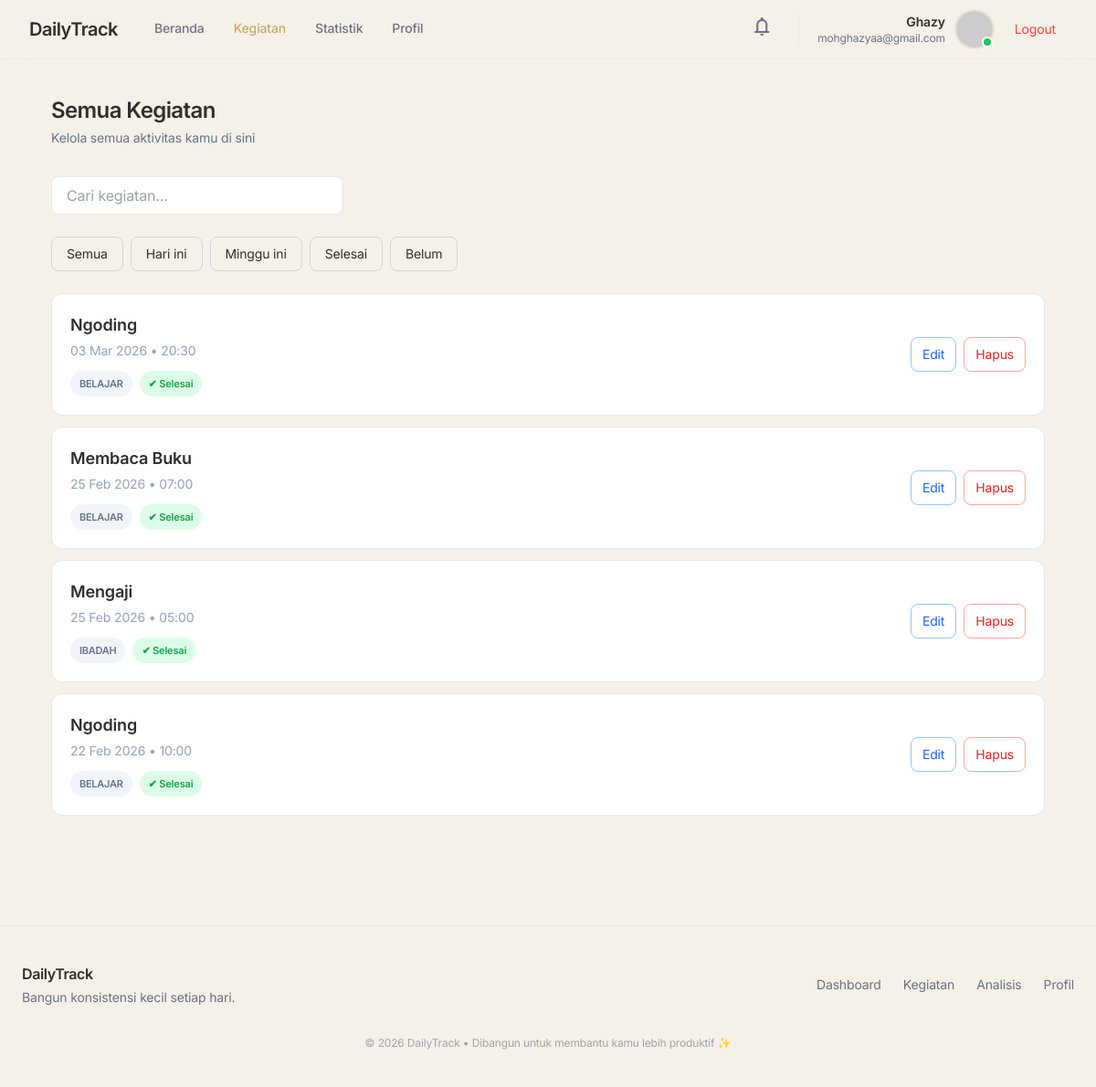
Page /kegiatan/?filter=done&q= (signed in) on the earlier database version.
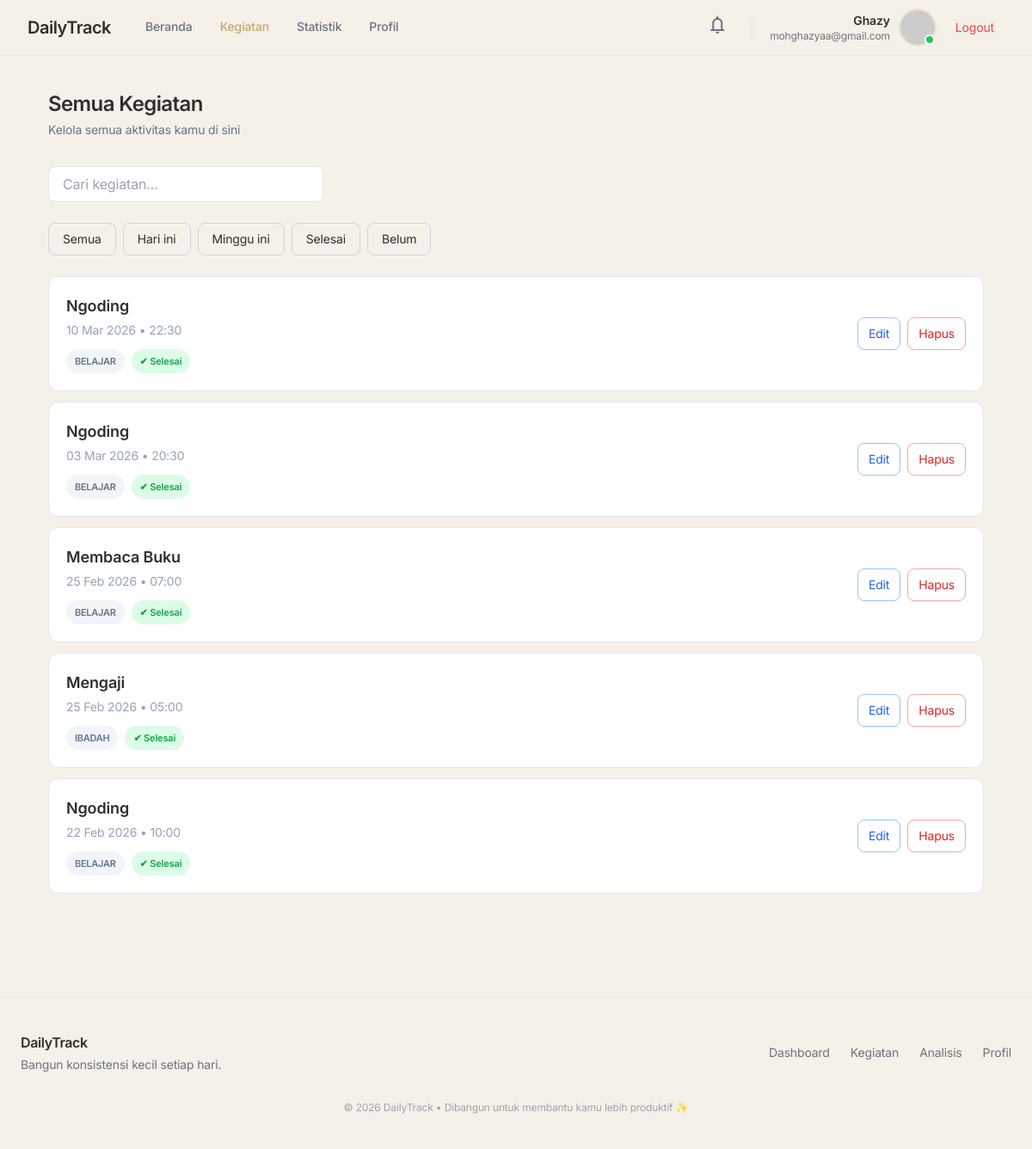
Same page on the later database version.
### tracker/models.py (models this page shows, shortened)
class Kegiatan(models.Model):
    pengguna = models.ForeignKey(
        User,
        on_delete=models.CASCADE,
        db_index=True
    )
    judul = models.CharField(max_length=200)
    tanggal = models.DateField(db_index=True)
    waktu = models.TimeField(db_index=True)
    kategori = models.ForeignKey(
        'Kategori',
        on_delete=models.SET_NULL,
        null=True,
        blank=True
    )
    selesai = models.BooleanField(default=False, db_index=True)
    dibuat = models.DateTimeField(auto_now_add=True)
    class Meta:
        verbose_name_plural = "Kegiatan"
        indexes = [
            models.Index(fields=['pengguna', 'tanggal']),
            models.Index(fields=['pengguna', 'selesai']),
            models.Index(fields=['tanggal', 'waktu']),
        ]

class Kategori(models.Model):
 user = models.ForeignKey(User, on_delete=models.CASCADE)
 nama = models.CharField(max_length=100)
 class Meta:
  verbose_name_plural = "Kategori"
 def __str__(self):
  return self.nama

### tracker/views/kegiatan.py (the view)
# urls.py: path('kegiatan/', views.semua_kegiatan, name='semua_kegiatan'),
@login_required(login_url='login')
def semua_kegiatan(request):
    filter_type = request.GET.get('filter', 'all')
    search_query = request.GET.get("q", "")
    kegiatan = get_filtered_kegiatan(
        user=request.user,
        filter_type=filter_type,
        search_query=search_query,
    )
    page_number = request.GET.get("page")
    paginator = Paginator(kegiatan, 5)
    page_obj = paginator.get_page(page_number)
    return render(request, 'kegiatan/kegiatan.html', {
        'page_obj': page_obj,
        'paginator': paginator,
        'filter': filter_type,
        'search_query': search_query,
    })

### tracker/services/kegiatan_service.py (called while the page is built)
def get_filtered_kegiatan(user, filter_type="all", search_query=None):
 kegiatan = (
  Kegiatan.objects
  .filter(pengguna=user)
  .select_related('kategori')
 )
 if search_query:
  kegiatan = kegiatan.filter(judul__icontains=search_query)
 today = date.today()
 if filter_type == 'today':
  kegiatan = kegiatan.filter(tanggal=today)
 elif filter_type == 'week':
  start_week = today - timedelta(days=today.weekday())
  end_week = start_week + timedelta(days=6)
  kegiatan = kegiatan.filter(tanggal__range=(start_week, end_week))
 elif filter_type == 'done':
  kegiatan = kegiatan.filter(selesai=True)
 elif filter_type == 'pending':
  kegiatan = kegiatan.filter(selesai=False)
 return kegiatan.order_by('-tanggal', '-waktu')

### tracker/templates/kegiatan/kegiatan.html (shortened to what this page needs)
{% extends 'base.html' %} {% block isi %}
<div class="flex items-center justify-between mb-8">
  <div>
    <h1 class="text-2xl font-semibold tracking-tight">Semua Kegiatan</h1>
    <p class="text-sm text-slate-500 mt-1">
      Kelola semua aktivitas kamu di sini
    </p>
  </div>
</div>
<form method="get" class="mb-6">
  <input
    type="text"
    id="searchInput"
    name="q"
    value="{{ search_query }}"
    placeholder="Cari kegiatan..."
    class="w-full md:w-80 px-4 py-2 border rounded-lg focus:outline-none focus:ring-2 focus:ring-slate-400"
  />
</form>
<div class="flex flex-wrap gap-2 mb-6 text-sm">
  <a
    href="{% url 'semua_kegiatan' %}?q={{ search_query }}"
    class="px-4 py-2 rounded-lg border border-slate-300 hover:bg-slate-100"
  >
    Semua
  </a>
  <a
    href="?filter=today&q={{ search_query }}"
    class="px-4 py-2 rounded-lg border border-slate-300 hover:bg-slate-100"
  >
    Hari ini
  </a>
  <a
    href="?filter=week&q={{ search_query }}"
    class="px-4 py-2 rounded-lg border border-slate-300 hover:bg-slate-100"
  >
    Minggu ini
  </a>
  <a
    href="?filter=done&q={{ search_query }}"
    class="px-4 py-2 rounded-lg border border-slate-300 hover:bg-slate-100"
  >
    Selesai
  </a>
  <a
    href="?filter=pending&q={{ search_query }}"
    class="px-4 py-2 rounded-lg border border-slate-300 hover:bg-slate-100"
  >
    Belum
  </a>
</div>
<div class="space-y-3">
  {% for k in page_obj %}
  <div
    class="bg-white border border-slate-200 rounded-xl p-5 flex items-center justify-between hover:shadow-sm transition"
  >
    <div>
      <p class="font-semibold text-lg">{{ k.judul }}</p>
      <p class="text-sm text-slate-400 mt-1">
        {{ k.tanggal|date:"d M Y" }} • {{ k.waktu|time:"H:i" }}
      </p>
      <div class="flex items-center gap-2 mt-3 text-sm">
        {% with kategori=k.kategori|lower %}
        <span
          class="text-[11px] font-semibold px-2.5 py-1 rounded-full uppercase tracking-tight {% if 'work' in kategori %} bg-blue-100 text-blue-600 {% elif 'study' in kategori or 'design' in kategori %} bg-purple-100 text-purple-600 {% elif 'health' in kategori or 'gym' in kategori %} bg-emerald-100 text-emerald-600 {% elif 'learning' in kategori or 'read' in kategori %} bg-orange-100 text-orange-600 {% elif 'admin' in kategori %} bg-slate-200 text-slate-600 {% else %} bg-slate-100 text-slate-500 {% endif %}"
        >
          {{ k.kategori }}
        </span>
        {% endwith %}
        {% if k.selesai %}
        <span
          class="text-[11px] font-semibold px-2.5 py-1 rounded-full bg-green-100 text-green-600"
        >
          ✔ Selesai
        </span>
        {% else %}
        <span
          class="text-[11px] font-semibold px-2.5 py-1 rounded-full bg-amber-100 text-amber-600"
        >
          ⏳ Belum
        </span>
        {% endif %}
      </div>
    </div>
    <div class="flex items-center gap-2 text-sm">
      <a
        href="{% url 'edit_kegiatan' k.id %}"
        class="px-3 py-2 rounded-lg border border-blue-300 text-blue-600 hover:bg-blue-50 transition"
      >
        Edit
      </a>
      <form
        method="POST"
        action="{% url 'hapus_kegiatan' k.id %}"
        class="inline"
        onsubmit="return confirm('Yakin ingin menghapus kegiatan ini?');"
      >
        <button
          type="submit"
          class="px-3 py-2 rounded-lg border border-red-300 text-red-600 hover:bg-red-50 transition"
        >
          Hapus
        </button>
      </form>
    </div>
  </div>
  {% empty %}
  <div class="text-center py-12 text-slate-400">Belum ada kegiatan.</div>
  {% endfor %}
</div>
{% endblock %}

Differences in the rows shown:
added Kegiatan: judul "Ngoding", tanggal "10 Mar 2026", waktu "22:30", kategori "BELAJAR", selesai "✔ Selesai"
